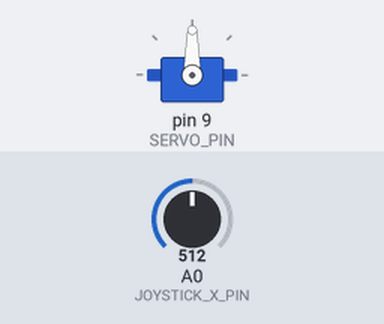
A sketch run on a simulated Arduino Uno, built with avr-gcc and run on an emulated ATmega328P. On the bench: servo. Inputs (shaded band) come from the test bench; at power-on: A0 (JOYSTICK_X_PIN) = 512.

Above: at 1.2 s.
1.3 s: A0 (JOYSTICK_X_PIN) set to 716
At 1.7 s:
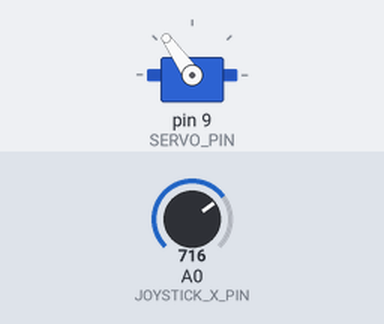
2.8 s: A0 (JOYSTICK_X_PIN) set to 900
At 3.7 s:
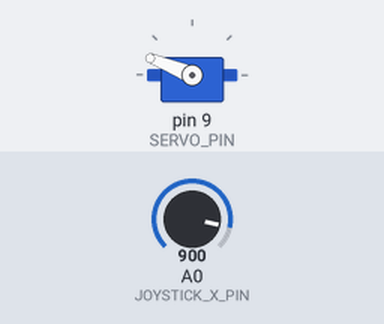
4.3 s: A0 (JOYSTICK_X_PIN) set to 1023
At 5.3 s:
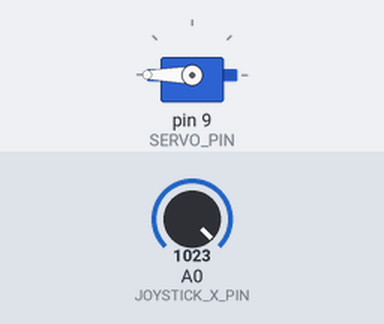
5.8 s: A0 (JOYSTICK_X_PIN) set to 306
At 6.2 s:
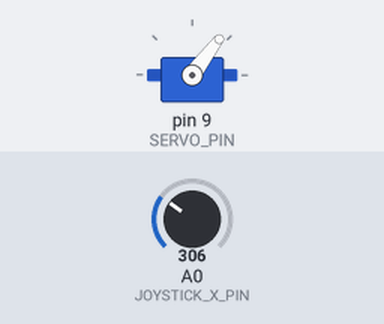
7.3 s: A0 (JOYSTICK_X_PIN) set to 122
At 8.3 s:
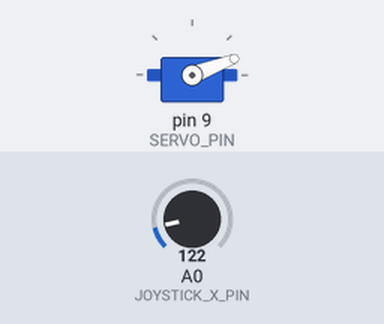
8.8 s: A0 (JOYSTICK_X_PIN) set to 511
At 9.9 s:
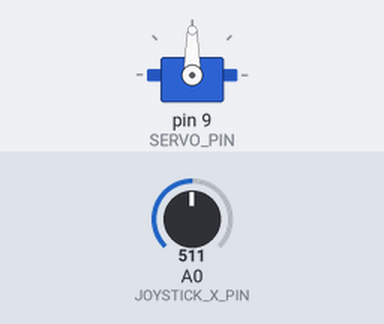
Timing chart, 0 to 11.3 s (numbered marks = the images above; inputs shaded):
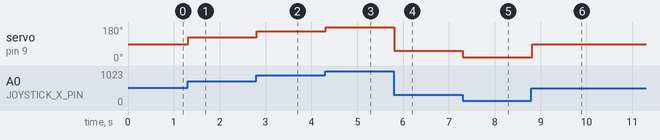

The sketch:

main.ino
```cpp
#include <Arduino.h>
#include <Servo.h>

const uint8_t JOYSTICK_X_PIN = A0;
const uint8_t JOYSTICK_Y_PIN = A1;
const uint8_t SERVO_PIN = 9;

const int CENTER_DEADBAND = 35;

Servo controlledServo;
int lastAngle = -1;

void setup() {
  pinMode(JOYSTICK_X_PIN, INPUT);
  pinMode(JOYSTICK_Y_PIN, INPUT);

  controlledServo.attach(SERVO_PIN);
  controlledServo.write(90);
  lastAngle = 90;
}

void loop() {
  int xValue = analogRead(JOYSTICK_X_PIN);
  int angle = map(xValue, 0, 1023, 0, 180);

  // Keep the servo still when the joystick is released near its centre.
  if (abs(xValue - 512) <= CENTER_DEADBAND) {
    angle = 90;
  }

  if (angle != lastAngle) {
    controlledServo.write(angle);
    lastAngle = angle;
  }

  delay(20);
}
```

Measured:
- after the input at 1.3 s, servo on pin 9 (SERVO_PIN): 90° → 125° at once
- after the input at 2.8 s, servo on pin 9 (SERVO_PIN): 125° → 158° at once
- after the input at 4.3 s, servo on pin 9 (SERVO_PIN): 158° → 180° at once
- after the input at 5.8 s, servo on pin 9 (SERVO_PIN): 180° → 53° at once
- after the input at 7.3 s, servo on pin 9 (SERVO_PIN): 53° → 21° at once
- after the input at 8.8 s, servo on pin 9 (SERVO_PIN): 21° → 90° at once
